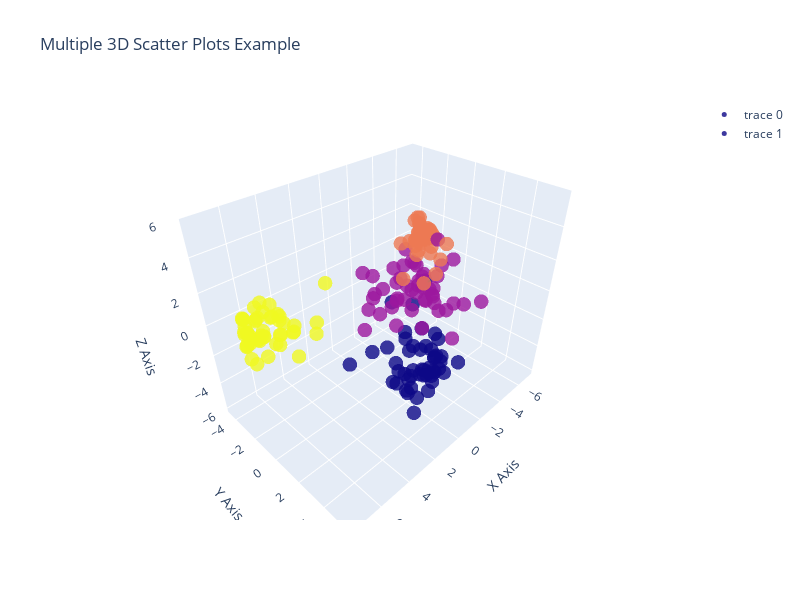

The code cell stored with this chart in its notebook:
### Code cell
import plotly.graph_objects as go
import numpy as np

x1 = X_train_lda[:, 0]
y1 = X_train_lda[:, 1]
z1 = X_train_lda[:, 2]

x2 = X_test_lda[:, 0]
y2 = X_test_lda[:, 1]
z2 = X_test_lda[:, 2]


# Create a 3D scatter plot
fig = go.Figure()
# Add the first scatter trace
fig.add_trace(go.Scatter3d(
    x=x1,
    y=y1,
    z=z1,
    mode='markers',
    marker=dict(
        size=5,
        color=y_train,  # Color for the first set
        opacity=0.8
    ),
    # hovertemplate = hover_text_re,
))

# Add the second scatter trace
fig.add_trace(go.Scatter3d(
    x=x2,
    y=y2,
    z=z2,
    mode='markers',
    marker=dict(
        size=5,
        color=y_test,  # Color for the second set
        opacity=0.8
    ),
    # hovertemplate = hover_text_than,
))

# Set the layout of the plot
fig.update_layout(
    scene=dict(
        xaxis_title='X Axis',
        yaxis_title='Y Axis',
        zaxis_title='Z Axis'
    ),
    width = 800,
    height = 600,
    title='Multiple 3D Scatter Plots Example'
)

# Show the plot
fig.show()

### Figure 1 — Plotly figure (JSON) as saved in the notebook; plotly's stock layout.template omitted (floating-point values rounded to 4 significant figures; data arrays with more than 128 entries replaced by an {"elided": "..."} marker saying what was removed)
{"data": [{"marker": {"color": {"elided": "160 int values"}, "opacity": 0.8, "size": 5}, "mode": "markers", "type": "scatter3d", "x": {"elided": "160 float values"}, "y": {"elided": "160 float values"}, "z": {"elided": "160 float values"}}, {"marker": {"color": [0, 0, 0, 0, 0, 0, 0, 0, 1, 1, 1, 1, 1, 1, 1, 1, 2, 2, 2, 2, 2, 2, 2, 2, 3, 3, 3, 3, 3, 3, 3, 3], "opacity": 0.8, "size": 5}, "mode": "markers", "type": "scatter3d", "x": [-2.57, -1.38, -0.1571, -0.5846, 0.3147, -1.26, 1.701, -0.2004, 0.8824, 0.9926, 0.7994, 1.568, 3.651, 1.664, 1.135, 1.134, -4.724, -4.821, -4.945, 0.4605, -5.99, -7.011, -4.643, -5.599, 3.644, 6.975, 7.549, 5.017, 5.269, 5.575, 5.096, 4.582], "y": [2.249, 4.414, 3.259, 1.818, 1.439, 2.937, 2.475, 2.688, 3.507, 2.662, 4.197, 2.588, 2.512, 4.296, 2.352, 3.143, -1.091, -1.902, -2.592, 1.913, -1.755, -1.274, -3.071, -0.8745, -1.374, -2.593, -0.9489, -1.455, -2.36, -1.732, -1.073, -1.953], "z": [-5.118, -2.525, -3.41, -2.423, -4.956, -4.12, -3.219, -1.948, 3.523, 2.693, 5.647, 2.196, 1.386, 1.389, 3.038, 1.576, -1.395, 2.833, 0.9571, 2.518, 0.01218, 0.4763, 0.718, -0.9882, -0.9736, -1.485, -0.4409, -0.1873, -0.7053, -0.1757, -1.516, -0.2439]}], "layout": {"height": 600, "scene": {"xaxis": {"title": {"text": "X Axis"}}, "yaxis": {"title": {"text": "Y Axis"}}, "zaxis": {"title": {"text": "Z Axis"}}}, "title": {"text": "Multiple 3D Scatter Plots Example"}, "width": 800}}
